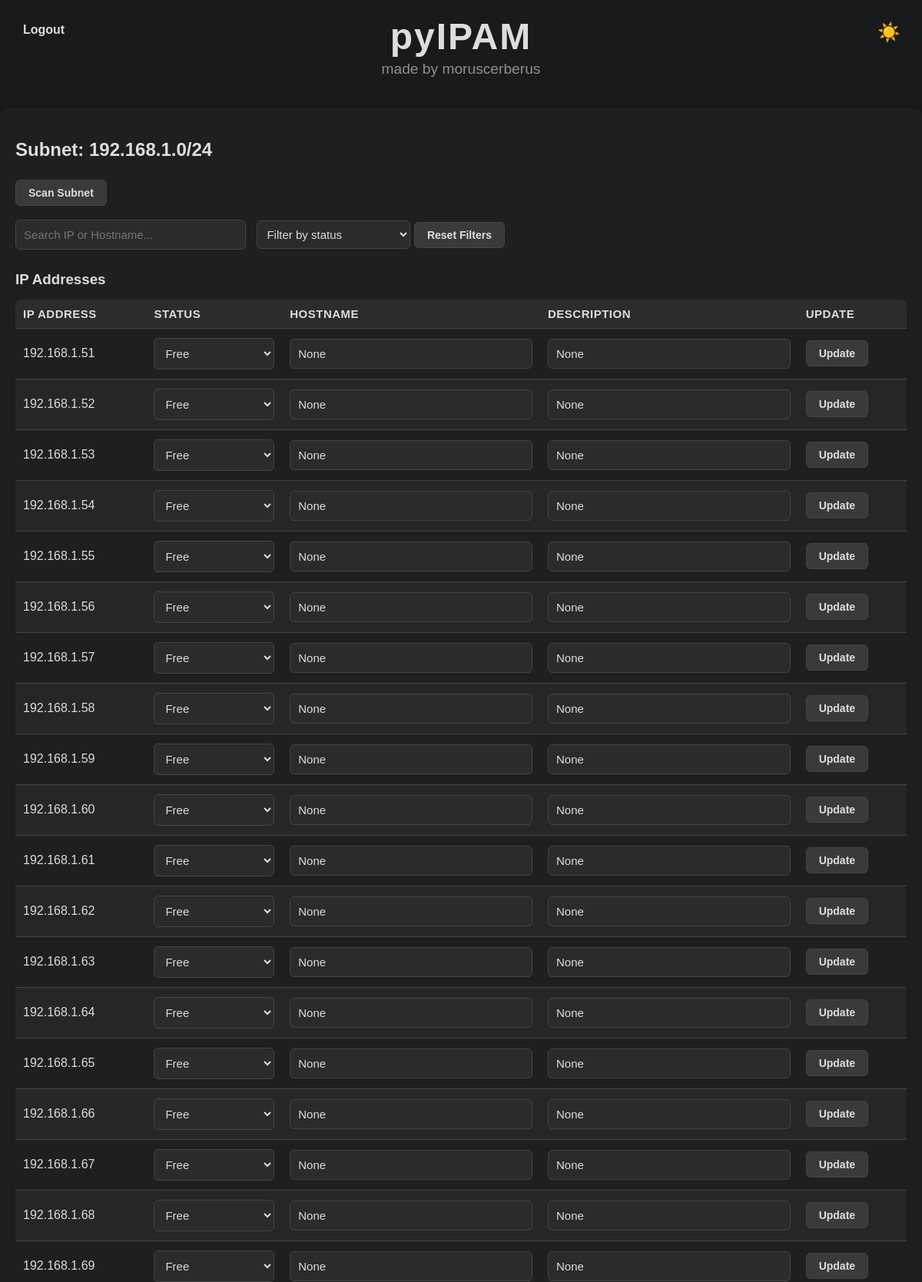
The app's page /subnet/1?page=2 (signed in, upper part) with its own data.
### app.py (models this page shows)
class Subnet(db.Model):
    id = db.Column(db.Integer, primary_key=True)
    cidr = db.Column(db.String(50), unique=True, nullable=False)
    description = db.Column(db.String(200))
    ips = db.relationship('IPAddress', backref='subnet', lazy=True)

class IPAddress(db.Model):
    id = db.Column(db.Integer, primary_key=True)
    ip = db.Column(db.String(15), nullable=False)
    status = db.Column(db.String(10), default='free')  # free, used, reserved
    hostname = db.Column(db.String(100))
    description = db.Column(db.String(200))
    subnet_id = db.Column(db.Integer, db.ForeignKey('subnet.id'), nullable=False)

### app.py (the view)
@app.route('/subnet/<int:subnet_id>')
def view_subnet(subnet_id):
    if 'user_id' not in session:  # Check if the user is logged in
        return redirect(url_for('login'))  # Redirect to login if not authenticated
    subnet = Subnet.query.get_or_404(subnet_id)
    page = request.args.get('page', 1, type=int)
    per_page = 50  # Customize pagination size
    paginated_ips = IPAddress.query.filter_by(subnet_id=subnet.id).paginate(page=page, per_page=per_page)
    return render_template('subnet_detail.html', subnet=subnet, paginated_ips=paginated_ips)

### templates/subnet_detail.html (shortened to what this page needs)
<!DOCTYPE html>
<html lang="en">
<head>
    <link rel="stylesheet" href="{{ url_for('static', filename='css/style.css') }}">
</head>
<body>
<button id="darkToggle" class="dark-toggle" title="Toggle Dark Mode">🌙</button>
<header class="app-header">
    <h1 class="app-title">pyIPAM</h1>
    <p class="app-subtitle">made by moruscerberus</p>
</header>
<a href="{{ url_for('logout') }}" class="logout-btn">
     Logout
</a>
<div class="container">
    <h2>Subnet: {{ subnet.cidr }}</h2>
    <form action="{{ url_for('scan_subnet', subnet_id=subnet.id) }}" method="post">
        <button type="submit" class="scan-btn">Scan Subnet</button>
    </form>
    <div class="filters-container">
        <input type="text" id="ip-search" placeholder="Search IP or Hostname..." class="search-box">
        <select id="status-filter" class="filter-dropdown">
            <option value="">Filter by status</option>
        </select>
        <button id="reset-filters" class="reset-filters-btn">Reset Filters</button>
    </div>
    <h3>IP Addresses</h3>
    <table>
        <thead>
            <tr>
                <th>IP Address</th>
                <th>Status</th>
                <th>Hostname</th>
                <th>Description</th>
                <th>Update</th>
            </tr>
        </thead>
        <tbody>
            {% for ip in paginated_ips.items %}
            <tr>
                <form action="{{ url_for('update_ip', ip_id=ip.id) }}" method="post">
                    <td>{{ ip.ip }}</td>
                    <td>
                        <select name="status">
                            <option value="free" {% if ip.status == 'free' %}selected{% endif %}>Free</option>
                        </select>
                    </td>
                    <td><input type="text" name="hostname" value="{{ ip.hostname }}"></td>
                    <td><input type="text" name="description" value="{{ ip.description }}"></td>
                    <td><button type="submit">Update</button></td>
                </form>
            </tr>
            {% endfor %}
        </tbody>
    </table>
</div>
</body>
</html>

### static/css/style.css (style rules this page uses)
:root { --bg-color: #f4f6f8; --text-color: #333; --table-bg: #ffffff; --table-header-bg: #f0f0f0; --input-bg: #ffffff; --border-color: #ccc; --link-color: #2c7be5; --toast-bg: #323232; --button-bg: #e0e0e0; --button-hover: #cfcfcf; --reset-btn-bg: #f44336; --reset-btn-hover: #d32f2f; }
body.dark-mode { --bg-color: #181a1b; --text-color: #ddd; --table-bg: #1f1f1f; --table-header-bg: #2c2c2c; --input-bg: #2b2b2b; --border-color: #444; --link-color: #5294e2; --toast-bg: #222; --button-bg: #3a3a3a; --button-hover: #555; --reset-btn-bg: #f44336; --reset-btn-hover: #d32f2f; }
body { font-family: Arial, sans-serif; margin: 0; padding: 0; background-color: var(--bg-color); color: var(--text-color); transition: background-color 0.4s ease, color 0.4s ease; }
.container { max-width: 1200px; margin: 40px auto; padding: 20px; background: var(--table-bg); border-radius: 12px; box-shadow: 0 2px 10px rgba(0,0,0,0.2); }
h2, h3 { color: var(--text-color); margin-bottom: 15px; }
.app-header { text-align: center; margin-top: 20px; margin-bottom: 30px; }
.app-title { font-size: 3rem; font-weight: bold; color: var(--text-color); margin: 0; letter-spacing: 2px; }
.app-subtitle { font-size: 1.2rem; color: var(--text-color); opacity: 0.6; margin: 4px 0 0; }
input[type="text"], select { width: 100%; padding: 10px; margin: 2px 0; border: 1px solid var(--border-color); border-radius: 6px; box-sizing: border-box; font-size: 15px; background-color: var(--input-bg); color: var(--text-color); transition: all 0.2s ease; }
table { width: 100%; border-collapse: collapse; margin-top: 15px; background-color: var(--table-bg); border-radius: 8px; overflow: hidden; box-shadow: 0 2px 10px rgba(0,0,0,0.1); transition: background-color 0.4s ease; }
th, td { padding: 10px; text-align: left; border-bottom: 1px solid var(--border-color); vertical-align: middle; transition: background-color 0.4s, color 0.4s, border-color 0.4s; }
thead { background-color: var(--table-header-bg); font-weight: bold; text-transform: uppercase; font-size: 15px; letter-spacing: 0.5px; }
tbody tr:nth-child(even) { background-color: rgba(255,255,255,0.03); }
.search-box { width: 100%; max-width: 300px; padding: 8px; margin: 10px 0; }
.filter-dropdown { width: 100%; max-width: 200px; padding: 8px; margin-left: 10px; margin-bottom: 10px; }
button { padding: 8px 16px; font-size: 14px; font-weight: 600; background-color: var(--button-bg); color: var(--text-color); border: 1px solid var(--border-color); border-radius: 6px; cursor: pointer; transition: background 0.3s ease, transform 0.1s ease; }
.scan-btn { margin-top: 10px; margin-bottom: 16px; }
.dark-toggle { position: absolute; top: 20px; right: 20px; font-size: 24px; background-color: transparent; color: var(--text-color); border: none; cursor: pointer; padding: 8px; border-radius: 50%; transition: background-color 0.2s, transform 0.2s; z-index: 999; }
.logout-btn { position: absolute; top: 20px; left: 20px; display: flex; align-items: center; background-color: transparent; color: var(--text-color); font-size: 16px; font-weight: bold; text-decoration: none; border: none; cursor: pointer; padding: 10px; border-radius: 6px; transition: background-color 0.3s ease, transform 0.2s ease; z-index: 999; }

### records on screen
Subnet: cidr "192.168.1.0/24"
IPAddress: ip "192.168.1.51", status "Free", hostname "None", description "None"
IPAddress: ip "192.168.1.52", status "Free", hostname "None", description "None"
IPAddress: ip "192.168.1.53", status "Free", hostname "None", description "None"
IPAddress: ip "192.168.1.54", status "Free", hostname "None", description "None"
IPAddress: ip "192.168.1.55", status "Free", hostname "None", description "None"
IPAddress: ip "192.168.1.56", status "Free", hostname "None", description "None"
IPAddress: ip "192.168.1.57", status "Free", hostname "None", description "None"
IPAddress: ip "192.168.1.58", status "Free", hostname "None", description "None"
IPAddress: ip "192.168.1.59", status "Free", hostname "None", description "None"
IPAddress: ip "192.168.1.60", status "Free", hostname "None", description "None"
IPAddress: ip "192.168.1.61", status "Free", hostname "None", description "None"
IPAddress: ip "192.168.1.62", status "Free", hostname "None", description "None"
IPAddress: ip "192.168.1.63", status "Free", hostname "None", description "None"
IPAddress: ip "192.168.1.64", status "Free", hostname "None", description "None"
IPAddress: ip "192.168.1.65", status "Free", hostname "None", description "None"
IPAddress: ip "192.168.1.66", status "Free", hostname "None", description "None"
IPAddress: ip "192.168.1.67", status "Free", hostname "None", description "None"
IPAddress: ip "192.168.1.68", status "Free", hostname "None", description "None"
IPAddress: ip "192.168.1.69", status "Free", hostname "None", description "None"
